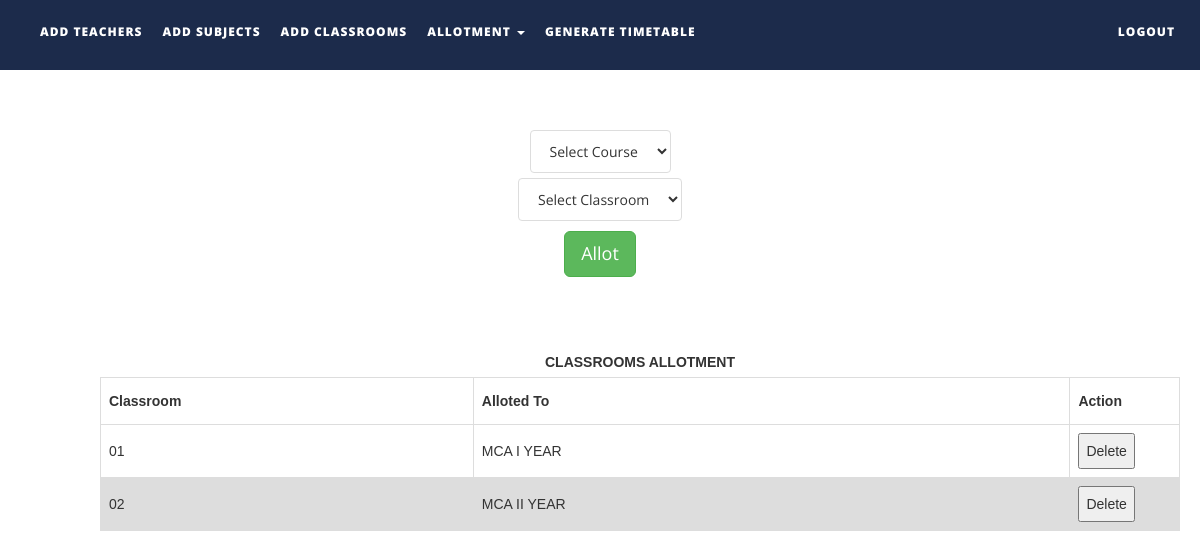
Page /files/allotclasses.php on the committed database.
### tables this page shows
CREATE TABLE `classrooms` (
  `name` varchar(30) NOT NULL,
  `status` int(1) NOT NULL
);

### files/allotclasses.php (the view, shortened to what this page needs)
<!DOCTYPE html>
<html xmlns="http://www.w3.org/1999/xhtml">
<head>
    <link href="assets/css/bootstrap.css" rel="stylesheet"/>
    <link href="assets/css/font-awesome.min.css" rel="stylesheet"/>
    <link href="assets/css/flexslider.css" rel="stylesheet"/>
    <link href="assets/css/style.css" rel="stylesheet"/>
</head>
<body>
<div class="navbar navbar-inverse navbar-fixed-top " id="menu">
    <div class="container">
        <div class="navbar-collapse collapse move-me">
            <ul class="nav navbar-nav navbar-left">
                <li><a href="addteachers.php">ADD TEACHERS</a></li>
                <li><a href="addsubjects.php">ADD SUBJECTS</a></li>
                <li><a href="addclassrooms.php">ADD CLASSROOMS</a></li>
                <li class="dropdown"><a class="dropdown-toggle" data-toggle="dropdown" aria-expanded="false">ALLOTMENT
                        <span class="caret"></span></a>
                </li>
                <li><a href="generatetimetable.php">GENERATE TIMETABLE</a></li>
            </ul>
            <ul class="nav navbar-nav navbar-right">
                <li><a href="index.php">LOGOUT</a></li>
            </ul>
        </div>
    </div>
</div>
<br>
<form action="allotclasses.php" method="post" style="margin-top: 100px">
    <div align="center">
        <select name="course" class="list-group-item">
            <option selected disabled>Select Course</option>
        </select>
    </div>
    <div align="center" style="margin-top: 5px">
        <select name="in_class" class="list-group-item">
            <?php
            $q = mysqli_query(mysqli_connect("localhost", "root", "", "ttms"),
                "SELECT * FROM classrooms");
            $row_count = mysqli_num_rows($q);
            if ($row_count) {
                $mystring = '
             <option selected disabled>Select Classroom</option>';
                while ($row = mysqli_fetch_assoc($q)) {
                    if ($row['status'] != 0)
                        continue;
                    $mystring .= '<option value="' . $row['name'] . '">' . $row['name'] . '</option>';
                }
                echo $mystring;
            }
            ?>
        </select>
    </div>
    <div align="center" style="margin-top: 10px;">
        <button type="submit" class="btn btn-success btn-lg">Allot</button>
    </div>
</form>
<div align="center">
    <table id=allotedclassroomstable>
        <caption><strong>CLASSROOMS ALLOTMENT</strong></caption>
        <tr>
            <th width="250">Classroom</th>
            <th width="400">Alloted To</th>
            <th width="60">Action</th>
        </tr>
        <tbody>
        <?php
        $q = mysqli_query(mysqli_connect("localhost", "root", "", "ttms"),
            "SELECT * FROM classrooms ");
        $courses = array('MCA I YEAR', 'MCA II YEAR', 'MBA I YEAR');
        while ($row = mysqli_fetch_assoc($q)) {
            echo "<tr><td>{$row['name']}</td>
                    <td>{$courses[$row['status']-2]}</td>
                <td><button>Delete</button></td>
                    </tr>\n";
        }
        ?>
        </tbody>
    </table>
</div>
</body>
</html>

### files/assets/css/style.css (style rules this page uses)
#menu { background-color: rgba(28, 43, 75, 1); color: #fff; font-size: 12px; font-weight: 900; letter-spacing: 1px; min-height: 70px; }
.navbar-inverse { border-color: transparent; }
.navbar-inverse .navbar-nav > li > a, .navbar-inverse .navbar-nav > li > a:hover { color: #FFF; padding: 22px 10px; }

### files/allotclasses.php (style rules this page uses)
table { margin-top: 70px; margin-bottom: 50px; font-family: arial, sans-serif; border-collapse: collapse; margin-left: 80px; width: 90%; }
td, th { border: 1px solid #dddddd; text-align: left; padding: 8px; }
tr:nth-child(even) { background-color: #dddddd; }

### rows in the picture
classrooms: name "01", status "MCA I YEAR"
classrooms: name "02", status "MCA II YEAR"
